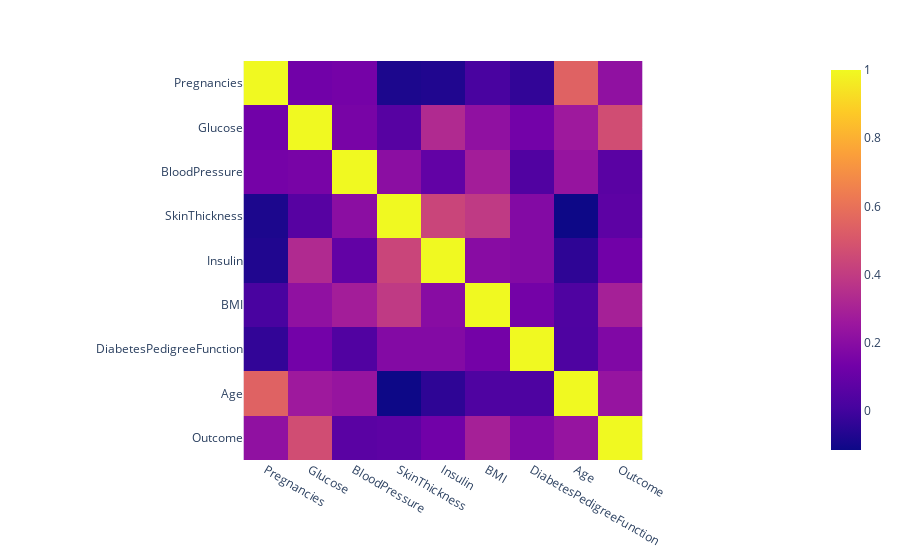

Notebook source saved alongside this figure:
### Code cell
import plotly.graph_objects as go
import plotly.express as px
fig = px.imshow(data.corr())
fig.show()

### Figure 1 — Plotly figure (JSON) as saved in the notebook; plotly's stock layout.template omitted (floating-point values rounded to 4 significant figures)
{"data": [{"coloraxis": "coloraxis", "hovertemplate": "x: %{x}<br>y: %{y}<br>color: %{z}<extra></extra>", "name": "0", "type": "heatmap", "x": ["Pregnancies", "Glucose", "BloodPressure", "SkinThickness", "Insulin", "BMI", "DiabetesPedigreeFunction", "Age", "Outcome"], "xaxis": "x", "y": ["Pregnancies", "Glucose", "BloodPressure", "SkinThickness", "Insulin", "BMI", "DiabetesPedigreeFunction", "Age", "Outcome"], "yaxis": "y", "z": [[1, 0.1295, 0.1413, -0.08167, -0.07353, 0.01768, -0.03352, 0.5443, 0.2219], [0.1295, 1, 0.1526, 0.05733, 0.3314, 0.2211, 0.1373, 0.2635, 0.4666], [0.1413, 0.1526, 1, 0.2074, 0.08893, 0.2818, 0.04126, 0.2395, 0.06507], [-0.08167, 0.05733, 0.2074, 1, 0.4368, 0.3926, 0.1839, -0.114, 0.07475], [-0.07353, 0.3314, 0.08893, 0.4368, 1, 0.1979, 0.1851, -0.04216, 0.1305], [0.01768, 0.2211, 0.2818, 0.3926, 0.1979, 1, 0.1406, 0.03624, 0.2927], [-0.03352, 0.1373, 0.04126, 0.1839, 0.1851, 0.1406, 1, 0.03356, 0.1738], [0.5443, 0.2635, 0.2395, -0.114, -0.04216, 0.03624, 0.03356, 1, 0.2384], [0.2219, 0.4666, 0.06507, 0.07475, 0.1305, 0.2927, 0.1738, 0.2384, 1]]}], "layout": {"coloraxis": {"colorscale": [[0, "#0d0887"], [0.1111, "#46039f"], [0.2222, "#7201a8"], [0.3333, "#9c179e"], [0.4444, "#bd3786"], [0.5556, "#d8576b"], [0.6667, "#ed7953"], [0.7778, "#fb9f3a"], [0.8889, "#fdca26"], [1, "#f0f921"]]}, "margin": {"t": 60}, "xaxis": {"anchor": "y", "constrain": "domain", "domain": [0, 1], "scaleanchor": "y"}, "yaxis": {"anchor": "x", "autorange": "reversed", "constrain": "domain", "domain": [0, 1]}}}
